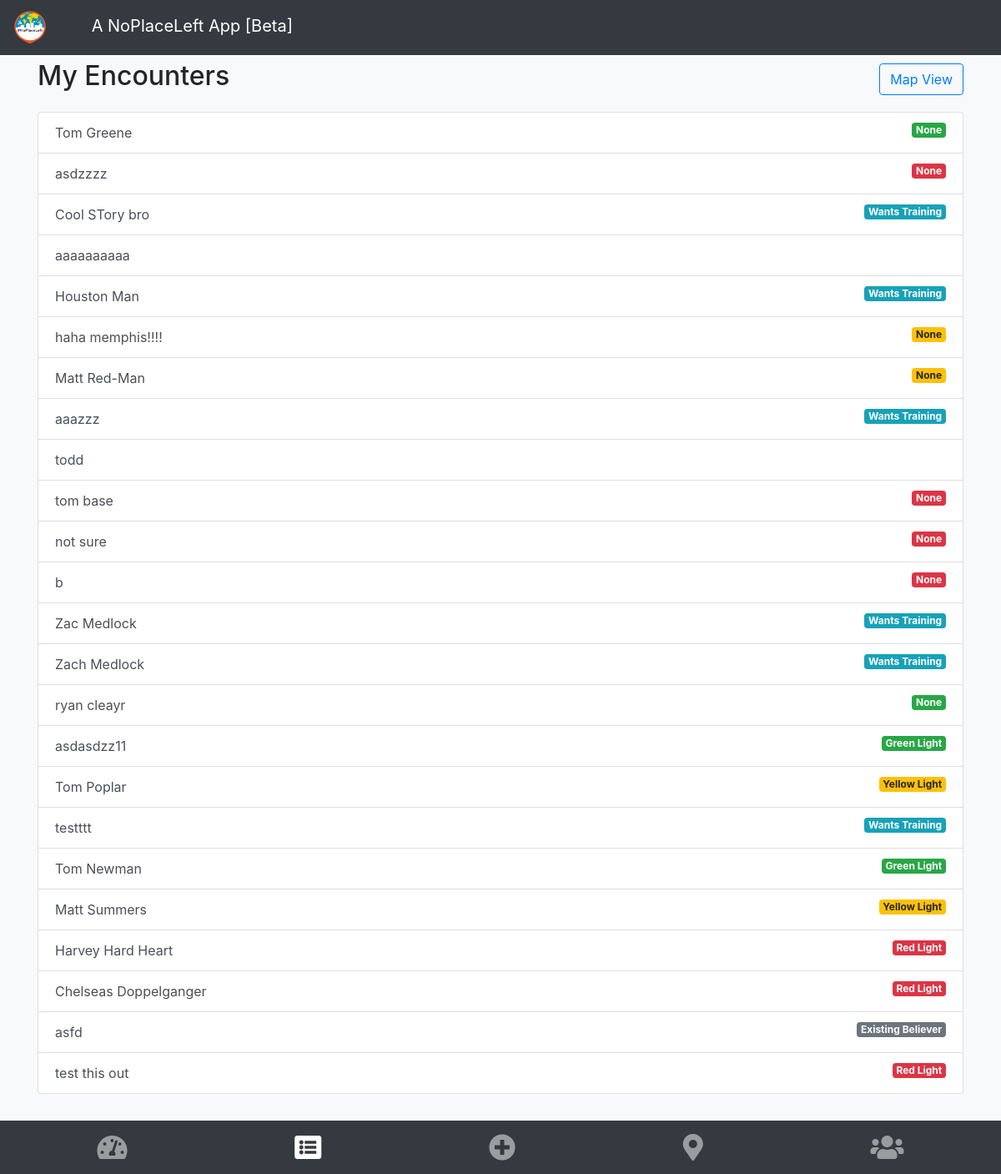
Before: /npl/my_encounters/list/ (signed in) with the older database file.
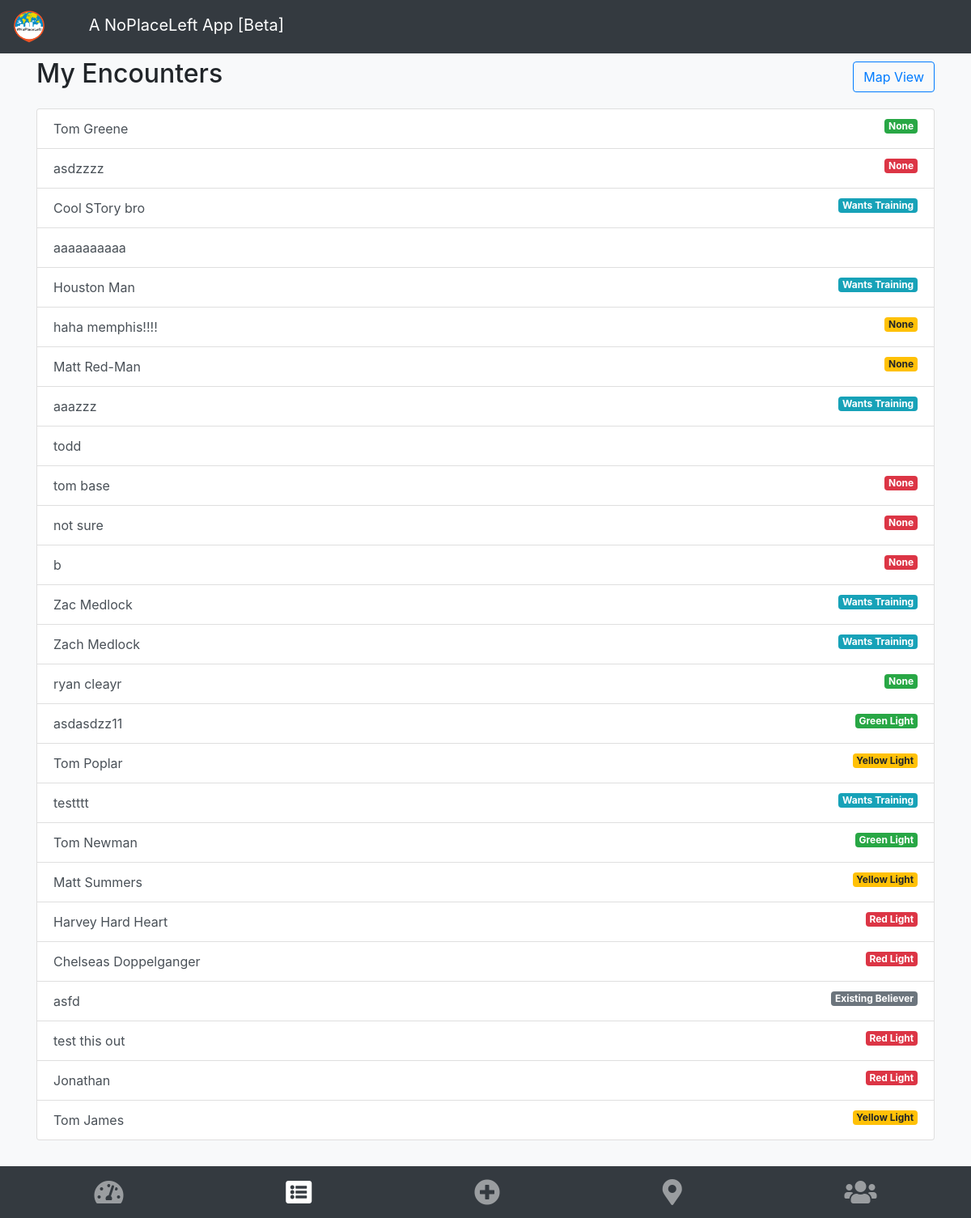
After: the same page with the newer database file.
### npl/models.py (models this page shows, shortened)
class Encounter(models.Model):
    laborer = models.ForeignKey(Laborer, on_delete=models.CASCADE)
    name = models.CharField(max_length=40)
    action_prayer = models.BooleanField(default=False)
    action_testimony = models.BooleanField(default=False)
    action_gospel = models.BooleanField(default=False)
    phone_number = models.IntegerField(blank=True, null=True)
    response = models.CharField(max_length=2, choices=MINISTRY_RESPONSES)
    response_description = models.CharField(max_length=40, null=True)
    notes = models.TextField(blank=True)
    date_time = models.DateTimeField(blank=True)
    is_oikos = models.BooleanField(default=False)
    street_address_number = models.CharField(max_length=10, blank=True, null=True)
    street_address_name = models.CharField(max_length=50, blank=True, null=True)
    apt_or_unit = models.CharField(max_length=15, blank=True, null=True)
    city = models.CharField(max_length=50, blank=True, null=True)
    state = models.CharField(max_length=20, blank=True, null=True)
    zip = models.IntegerField(blank=True, null=True)
    lat = models.FloatField(blank=True, null=True)
    lng = models.FloatField(blank=True, null=True)
    full_address = models.CharField(max_length=300, blank=True, null=True)

### npl/views.py (the view)
# urls.py: path('my_encounters/list/', views.EncounterIndexList.as_view(), name='my_encounters'),
class EncounterIndexList(generic.ListView):
    template_name = 'npl/encounters.html'
    context_object_name = 'encounters_list'
    def get(self, request, *args, **kwargs):
        my_encounters = get_my_encounters(self.request)
        my_encounters.order_by('-date_time')
        context = {'encounters_list': my_encounters,
                   'team_encounter_mode': False}
        return render(request, "npl/encounters.html", context=context)

### npl/views.py (called while the page is built)
def get_laborer_id(request):
    user_id = request.user.id
    return Laborer.objects.get(user__id=user_id).id

def get_my_encounters(request):
    my_laborer_id = get_laborer_id(request)
    return Encounter.objects.filter(laborer_id=my_laborer_id)

### npl/templates/npl/encounters.html (shortened to what this page needs)
{% extends "base.html" %}
{% block content %}
{% if encounters_list %}
<div class="d-flex justify-content-between align-items-center">
    <h2>My Encounters</h2>
<a class="btn btn-outline-primary" href="{% url 'npl:my_encounters_map' %}">Map View</a>
</div>
      <div class="list-group mt-3">
           {% for encounter in encounters_list %}
            <a class="list-group-item list-group-item-action d-flex justify-content-between"
               href="{% url 'npl:detail_encounter' encounter.id %}">
                {{encounter.name}}
            <div>
                {% if encounter.response == 'RL' %}
                <span class="badge badge-danger"> {{ encounter.response_description }}</span>
                {% endif %}
                {% if encounter.response == 'YL' %}
                <span class="badge badge-warning"> {{ encounter.response_description }}</span>
                {% endif %}
                {% if encounter.response == 'GL' %}
                <span class="badge badge-success"> {{ encounter.response_description }}</span>
                {% endif %}
                {% if encounter.response == 'WT' %}
                <span class="badge badge-info"> Wants Training</span>
                {% endif %}
                {% if encounter.response == 'EB' %}
                <span class="badge badge-secondary"> Existing Believer</span>
                {% endif %}
            </div>
            </a>
          {% endfor %}
      </div>
{% else %}
<p>You haven't had any encounters yet.  Get out there!</p>
{% endif %}
<br />
{% endblock %}

### npl/templates/base.html (shortened to what this page needs)
<html>
<head>
    <link rel="stylesheet" href="https://maxcdn.bootstrapcdn.com/bootstrap/4.0.0/css/bootstrap.min.css"
>
    <link rel="stylesheet" href="https://use.fontawesome.com/releases/v5.0.10/css/all.css"
>
</head>
{% if user.is_authenticated %}
<body class="bg-light">
    {% load static %}
    <nav class="navbar navbar-expand-md navbar-dark bg-dark fixed-top"><a class="navbar-brand" href="{% url 'npl:dashboard' %}">
            <img src="{% static 'npl/npl-logo-1.png' %}" width="40" height="40" class="d-inline-block align-center">
        <span class="ml-5">A NoPlaceLeft App [Beta]</span></a></nav>
    <br />
    <br />
    <br />
    <div class="container" id="content">
        {% block content %}{% endblock %}
    </div>
    <br />
    <br />
    <br />
 <nav class="navbar fixed-bottom navbar-expand navbar-dark bg-dark w-100">
            <div class="collapse navbar-collapse justify-content-center">
                <ul class="navbar-nav w-100 d-flex justify-content-around">
                  <li class="nav-item  {% if request.resolver_match.url_name == 'dashboard' %}active{% endif %}">
                      <a class="nav-link" href="{% url 'npl:dashboard' %}"><i class="fas fa-tachometer-alt fa-2x"></i></a>
                  </li>
                  <li class="nav-item  {% if request.resolver_match.url_name == 'my_encounters' %}active{% endif %}">
                    <a class="nav-link" href="{% url 'npl:my_encounters' %}"><i class="fas fa-list-alt fa-2x"></i></a>
                  </li>
                  <li class="nav-item  {% if request.resolver_match.url_name == 'new_encounter' %}active{% endif %}">
                    <a class="nav-link" href="{% url 'npl:new_encounter' %}"><i class="fas fa-plus-circle fa-2x"></i></a>
                  </li>
                  <li class="nav-item  {% if request.resolver_match.url_name == 'my_encounters_map' %}active{% endif %}">
                    <a class="nav-link" href="{% url 'npl:my_encounters_map' %}"><i class="fas fa-map-marker-alt fa-2x"></i></a>
                  </li>
                  <li class="nav-item  {% if request.resolver_match.url_name == 'settings' %}active{% endif %}">
                        <a class="nav-link" href="{% url 'npl:settings' %}"><i class="fas fa-users fa-2x"></i></a>
                    </li>
                </ul>
            </div>
        </nav>
</body>
</html>
{% endif %}

Changed rows visible on the page:
added Encounter: name "Jonathan", response_description "Red Light"
added Encounter: name "Tom James", response_description "Yellow Light"
